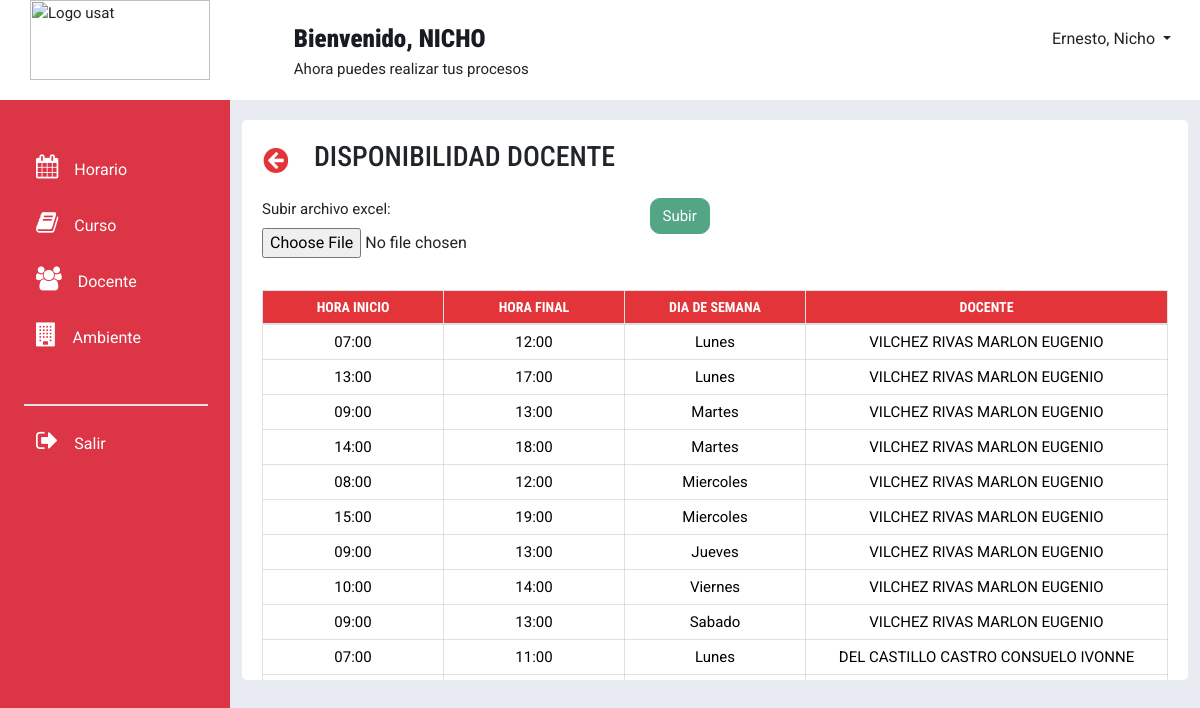
/csv/, run on an earlier commit of the app's database.
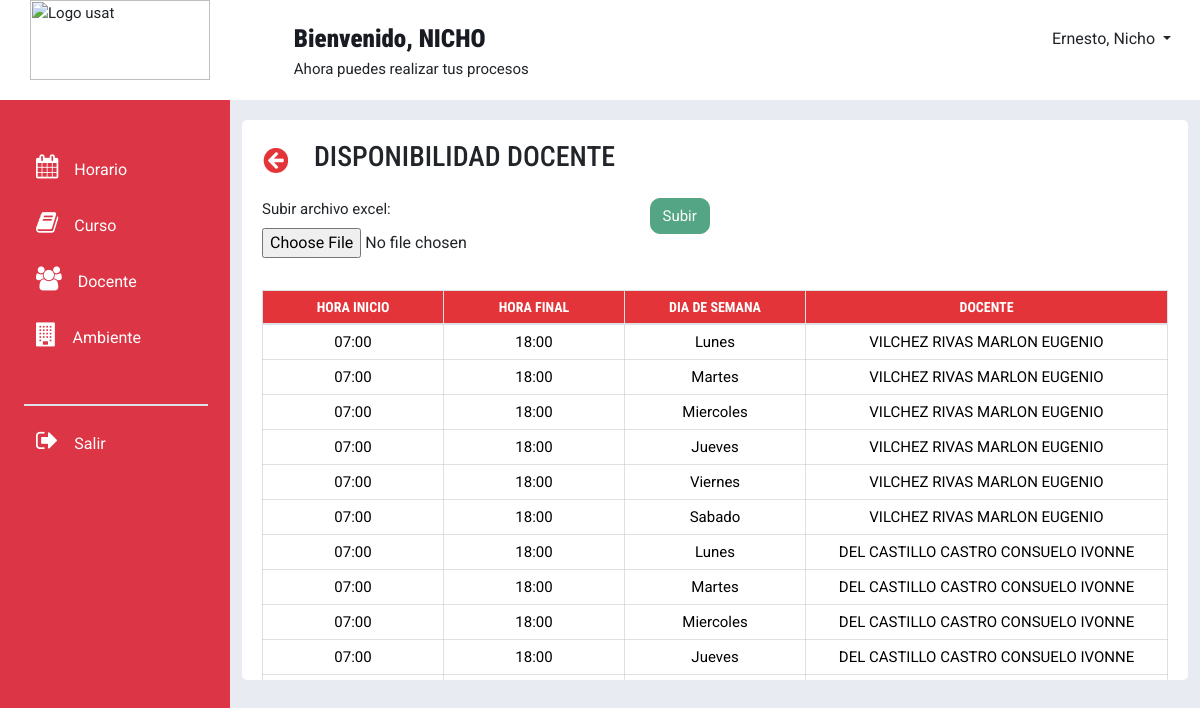
And on a later commit of the database.
### modulo_horario/models.py (models this page shows)
class dia_semana(models.Model):
    dia_nombre = models.CharField(max_length=9)
    estado = models.BooleanField(default=False)
    def __str__(self):
        return self.dia_nombre
    class Meta:
        verbose_name_plural="Día de la semana"

### modulo_docente/models.py (models this page shows, shortened)
class disponibilidad_docente(models.Model):
    id = models.AutoField(primary_key=True)
    ddo_horainicio = models.TimeField()
    ddo_horafin = models.TimeField()
    FKdiasemana = models.ForeignKey('modulo_horario.dia_semana', on_delete=models.CASCADE)
    FKdocente = models.ForeignKey(docente, on_delete=models.CASCADE)
    class Meta:
        verbose_name_plural="Disponibilidad docente"
        ordering=['FKdocente']

class docente(models.Model):
    doc_nombres = models.CharField(max_length=200)
    doc_especialidad = models.CharField(max_length=100)
    doc_email = models.CharField(max_length=50)
    doc_estado = models.CharField(max_length=10)
    doc_telefono = models.CharField(max_length=9)
    FKtipocontrato = models.ForeignKey (tipo_contrato, on_delete=models.CASCADE)
    FKdepartamentoacademico = models.ForeignKey(departamento_academico, on_delete=models.CASCADE)
    def __str__(self):
        return self.doc_nombres
    class Meta:
        verbose_name_plural="Docente"

### modulo_docente/views.py (the view)
# urls.py: path('csv/', views.upload_file),
def upload_file(request):
    if request.method == 'POST':
        form = UploadCSVForm(request.POST, request.FILES)
        enviar=disponibilidad_docentes()
        if form.is_valid():
            enviar=disponibilidad_docentes()
            if 'Subir_archivo_excel' in request.FILES:
                excel_file = request.FILES['Subir_archivo_excel']
                workbook = openpyxl.load_workbook(excel_file)
                sheet = workbook.active
                try:
                    for row in sheet.iter_rows(min_row=2, values_only=True):  # skip the header
                        if row[1] and row[2]:
                            horainicio = row[1] if isinstance(row[1], time) else datetime.strptime(row[1], '%H:%M:%S').time()
                            horafin = row[2] if isinstance(row[2], time) else datetime.strptime(row[2], '%H:%M:%S').time()
                            _, created = disponibilidad_docente.objects.update_or_create(
                                id=row[0],
                                ddo_horainicio=horainicio,
                                ddo_horafin=horafin,
                                FKdiasemana_id=row[3],
                                FKdocente_id=row[4],
                            )
                    messages.success(request, 'Archivo Excel subido correctamente')
                except Exception as e:
                    messages.error(request, 'Error: ' + str(e))
            else:
                messages.success(request, 'Debe subir un archivo para continuar')
            return redirect(request.path)
    else:
        form = UploadCSVForm()
        enviar=disponibilidad_docentes()
    return render(request, './csv.html', {'form': form, 'disponibilidad':enviar})

### modulo_docente/forms.py
class UploadCSVForm(forms.Form):
    Subir_archivo_excel = forms.FileField(required=False)

### modulo_docente/views.py (called while the page is built)
def disponibilidad_docentes():
    dispo= disponibilidad_docente.objects.all();
    enviar=[]
    for dispobj in dispo:
        horariodispo=disponibilidad_docente.objects.get(id=dispobj.id)
        horaini= horariodispo.ddo_horainicio
        horafin= horariodispo.ddo_horafin
        dia= horariodispo.FKdiasemana
        docente = horariodispo.FKdocente
        enviar.append((horaini,horafin,dia,docente))
    return enviar

### modulo_docente/templates/csv.html (shortened to what the changed rows need)
{% load static %}
{% block content %}
<link href="https://cdn.jsdelivr.net/npm/bootstrap@5.3.3/dist/css/bootstrap.min.css" rel="stylesheet">
<head>
  <link rel="stylesheet" href="{% static 'css/csv.css' %}">
  <link rel="stylesheet" href="https://stackpath.bootstrapcdn.com/bootstrap/4.5.2/css/bootstrap.min.css" />
  <link rel="stylesheet" href="https://maxcdn.bootstrapcdn.com/font-awesome/4.7.0/css/font-awesome.min.css">
  <link rel="stylesheet" href="https://cdnjs.cloudflare.com/ajax/libs/bootstrap/5.3.3/css/bootstrap.min.css" />
</head>
<body style="padding: 0px;
overflow-y: hidden;
overflow-x: hidden;">
    <div class="container-fluid overflow-hidden" style="font-family: 'Roboto', sans-serif;">
        <div class="row vh-100 overflow-auto" >
    <div class="col d-flex flex-column h-sm-100" style="background-color: #e8ebf1;">
        <main class="row overflow-auto">
          <div class="container-fluid col">
    <div id="contenedorSub" style=" padding: 20px; background-color: white; margin-top: 20px; height: 560px; border-radius: 5px;">
    <div id="boxTabla" style="height: 395px; overflow-y: auto;">
      <table class="table" id="tabla">
          <thead class="encabezado" style=" position: sticky; top: 0; z-index: 1; background-color: #E33439;">
              <tr>
                  <th scope="col" style="background-color: #E33439; color: #fff;width: 20%;">HORA INICIO </th>
                  <th scope="col" style="background-color: #E33439; color: #fff; width: 20%;"> HORA FINAL</th>
                  <th scope="col" style="background-color: #E33439; color: #fff;width: 20%;">DIA DE SEMANA</th>
                  <th scope="col" style="background-color: #E33439; color: #fff;width: 40%;">DOCENTE</th>
              </tr>
          </thead>
          <tbody>
              {% for d in disponibilidad %}
              <tr>
                  <td id="ini" style="text-align: center;">{{ d.0 }}</td>
                  <td id="fin" style="text-align: center;" >{{ d.1 }}</td>
                  <td id="dia" style="text-align: center;" >{{ d.2 }}</td>
                  <td id="docente" style="text-align: center;">{{ d.3 }}</td>
              </tr>
              {% endfor %}
          </tbody>
      </table>
  </div>
          </div>
          </div>
        </main>
    </div>
        </div>
    </div>
</body>
{% endblock %}

What changed in the data, as far as the page shows it:
no longer on one of the page's lists (row unchanged): dia_semana: ddo_horainicio "07:00", ddo_horafin "11:00", dia_nombre "Lunes", doc_nombres "DEL CASTILLO CASTRO CONSUELO IVONNE"
changed through a linked row, dia_semana "Lunes": ddo_horafin "12:00" → "18:00"; ddo_horainicio "13:00" → "07:00"; ddo_horafin "17:00" → "18:00"; doc_nombres "VILCHEZ RIVAS MARLON EUGENIO" → "DEL CASTILLO CASTRO CONSUELO IVONNE"
changed through a linked row, dia_semana "Martes": ddo_horainicio "09:00" → "07:00"; ddo_horafin "13:00" → "18:00"; ddo_horainicio "14:00" → "07:00"; doc_nombres "VILCHEZ RIVAS MARLON EUGENIO" → "DEL CASTILLO CASTRO CONSUELO IVONNE"
changed through a linked row, dia_semana "Miercoles": ddo_horainicio "08:00" → "07:00"; ddo_horafin "12:00" → "18:00"; ddo_horainicio "15:00" → "07:00"; ddo_horafin "19:00" → "18:00"; doc_nombres "VILCHEZ RIVAS MARLON EUGENIO" → "DEL CASTILLO CASTRO CONSUELO IVONNE"
now on one of the page's lists (row unchanged): dia_semana: ddo_horainicio "07:00", ddo_horafin "18:00", dia_nombre "Jueves", doc_nombres "DEL CASTILLO CASTRO CONSUELO IVONNE"
changed through a linked row, dia_semana "Jueves": ddo_horainicio "09:00" → "07:00"; ddo_horafin "13:00" → "18:00"
changed through a linked row, dia_semana "Viernes": ddo_horainicio "10:00" → "07:00"; ddo_horafin "14:00" → "18:00"
changed through a linked row, dia_semana "Sabado": ddo_horainicio "09:00" → "07:00"; ddo_horafin "13:00" → "18:00"
